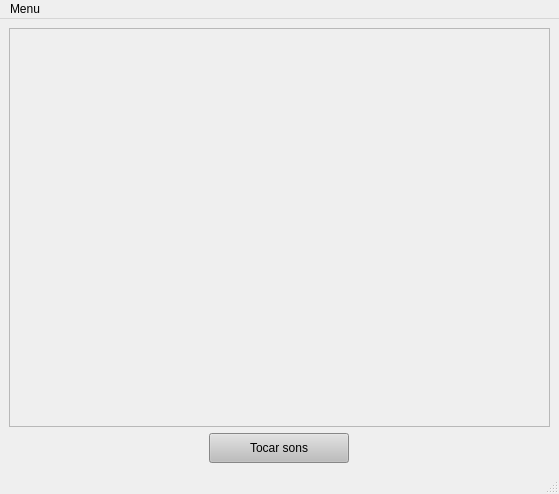
<?xml version="1.0" encoding="UTF-8"?>
<ui version="4.0">
 <class>MainWindow</class>
 <widget class="QMainWindow" name="MainWindow">
  <property name="geometry">
   <rect>
    <x>0</x>
    <y>0</y>
    <width>559</width>
    <height>494</height>
   </rect>
  </property>
  <property name="windowTitle">
   <string>MainWindow</string>
  </property>
  <widget class="QWidget" name="centralwidget">
   <layout class="QVBoxLayout" name="verticalLayout">
    <item>
     <widget class="QScrollArea" name="scrollArea">
      <property name="widgetResizable">
       <bool>true</bool>
      </property>
      <widget class="QWidget" name="scrollAreaWidgetContents_2">
       <property name="geometry">
        <rect>
         <x>0</x>
         <y>0</y>
         <width>539</width>
         <height>394</height>
        </rect>
       </property>
       <layout class="QVBoxLayout" name="verticalLayout_2">
        <item>
         <layout class="QVBoxLayout" name="soundsBoxLayout"/>
        </item>
       </layout>
      </widget>
     </widget>
    </item>
    <item>
     <layout class="QHBoxLayout" name="horizontalLayout">
      <item>
       <widget class="QPushButton" name="playSongsButton">
        <property name="minimumSize">
         <size>
          <width>30</width>
          <height>30</height>
         </size>
        </property>
        <property name="maximumSize">
         <size>
          <width>140</width>
          <height>65</height>
         </size>
        </property>
        <property name="styleSheet">
         <string notr="true">background-color: rgb(189, 189, 189)</string>
        </property>
        <property name="text">
         <string>Tocar sons</string>
        </property>
       </widget>
      </item>
     </layout>
    </item>
   </layout>
  </widget>
  <widget class="QMenuBar" name="menubar">
   <property name="geometry">
    <rect>
     <x>0</x>
     <y>0</y>
     <width>559</width>
     <height>20</height>
    </rect>
   </property>
   <widget class="QMenu" name="menuMenu">
    <property name="title">
     <string>Menu</string>
    </property>
    <addaction name="actionAddSounds"/>
   </widget>
   <addaction name="menuMenu"/>
  </widget>
  <widget class="QStatusBar" name="statusbar"/>
  <action name="actionAddSounds">
   <property name="text">
    <string>Adicionar sons</string>
   </property>
  </action>
 </widget>
 <resources/>
 <connections/>
</ui>
